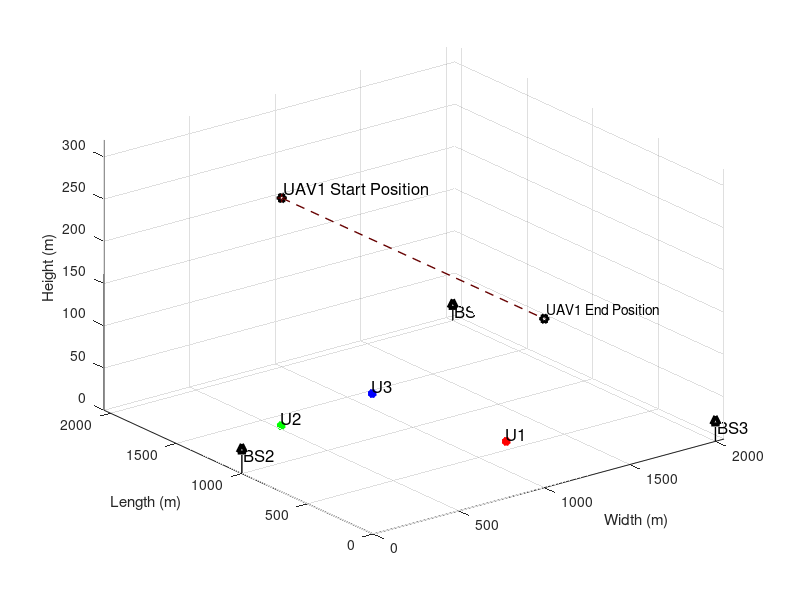

MATLAB code for this plot: (Note: this script raises an error after producing the figure.)
clc;
clear variables;
close all;

%% Simulation Environment

enWidth = 2000;             % Simulation Environment Width (X axis)
enLength = 2000;            % Simulation Environment Length (Y axis)
enHeight = 320;             % Simulation Environment Height (Z axis)
maxHeighUAV = 300;          % Maximum Height of UAV
minHeighUAV = 50;           % Minimum Height of UAV
noUsers = 3;                % Number of Users
noBS = 3;                   % Number of Base Sations
noUAV = 1;                  % Number of UAVs

%% Ground Users, Base Stations and UAV Positions


for i=1:noUAV
    % UAV Start Position
    xUAV_S(i) = 1000;       % UAV start position in X axis
    yUAV_S(i) = enLength;   % UAV start position in Y axis
    zUAV_S(i) = 200;        % UAV start position in Z axis
    
    % UAV End Position
    xUAV_E(i) = 1000;       % UAV end position in X axis
    yUAV_E(i) = 0;          % UAV end position in Y axis
    zUAV_E(i) = 200;        % UAV end position in Z axis
end

% Initialization of UAV moving positions
for i=1:noUAV
    xUAV(i) = 1000;         % UAV position in X axis
    yUAV(i) = enLength;     % UAV position in Y axis
    zUAV(i) = zUAV_S(i);    % UAV position in Z axis
end

% BS positions in the environment
xBS = [2000,0,2000];        % BSs positions in X axis
yBS = [2000,1000,0];        % BSs positions in Y axis
zBS = [20, 30, 25];         % BSs positions in Z axis

% Ground Users' posision
for i=1:noUsers
    xUser(i) = randi([enWidth/4, 3*enWidth/4]);     % User position in X axis
    yUser(i) = randi([enLength/4, 3*enLength/4]);   % User position in Y axis
    zUser(i) = 0;                                   % User position in Z axis = 0
end

%% Figure plot in Initialization of Environment


% Ground User plotting
figure,
%userPlot = plot3(xUser,yUser,zUser,'k*','linewidth',3); hold on;
userColorCode = ['r*';'g*';'b*'];
for o=1:noUsers
    userPlot(o) = plot3(xUser(o),yUser(o),zUser(o),userColorCode(o,:),'linewidth',3); 
    hold on;
end
for o=1:noUsers
    textUsers(o) = text(xUser(o)-10,yUser(o)-10,zUser(o)+10,['U',num2str(o)],'FontSize', 12);
    %textUsAngle(o) = text(xUser(o)+10,yUser(o)+10,['U_{\theta_{',num2str(o),'}}'],'FontSize', 12);
end

% UAVs Plotting
uavColorCode = ['kh'];
for o=1:noUAV
    plot3(xUAV_S(o), yUAV_S(o), zUAV_S(o), uavColorCode(o,:),'linewidth', 3);
end
for o=1:noUAV
    text(xUAV_S(o) + 20, yUAV_S(o) + 10, zUAV_S(o) + 10,['UAV',num2str(o),' Start Position'],'FontSize', 12);
end

for o=1:noUAV
    plot3(xUAV_E(o), yUAV_E(o), zUAV_E(o), uavColorCode(o,:),'linewidth', 3);
end
for o=1:noUAV
    text(xUAV_E(o) + 20, yUAV_E(o) + 10, zUAV_E(o) + 10,['UAV',num2str(o),' End Position']);
end

% BSs Plotting
bsColorCode = ['k^';'k^';'k^'];
for o=1:noBS
    plot3(xBS(o), yBS(o), zBS(o), bsColorCode(o,:),'linewidth', 3);
end
for o=1:noBS
    plot3([xBS(o) xBS(o)], [yBS(o) yBS(o)],[zBS(o) 0], 'k-','linewidth', 1); drawnow
    text(xBS(o) + 20, yBS(o) + 10, zBS(o) - 10,['BS', num2str(o)],'FontSize', 12);
end

% Plotting LoS Channel between BSs and UAVs
% bsColorCodeLine = ['k:';'k:';'k:'];
% for i = 1:noUAV
%     for directBS = 1:noBS
%         plot3([xUAV(i) xBS(directBS)], [yUAV(i) yBS(directBS)],[zUAV(i) zBS(directBS)], bsColorCodeLine(directBS,:),'linewidth', 1.5); drawnow
%     end
% end

% % Plotting LoS Channel between users and UAVs
% userColorCodeLine = ['r-.';'g-.';'b-.'];
% for i = 1:noUAV
%     for directUsers = 1:noUsers
%         plot3([xUAV(i) xUser(directUsers)], [yUAV(i) yUser(directUsers)],[zUAV(i) zUser(directUsers)], userColorCodeLine(directUsers,:),'linewidth', 1); drawnow
%     end
% end

% Plotting UAV default path
for i = 1:noUAV
    plot3([xUAV_S(i) xUAV_E(i)], [yUAV_S(i) yUAV_E(i)],[zUAV_S(i) zUAV_E(i)], '--', 'Color', '#660000' ,'linewidth', 1); drawnow
end

mx = (zUAV_S - zUAV_E)/(yUAV_S - yUAV_E);
c = zUAV_S - mx*yUAV_S;

% 3D Plot labels
xlim([0 2050])
ylim([0 2050])
zlim([0 320])
xlabel('Width (m)');
ylabel('Length (m)');
zlabel('Height (m)');
grid on; hold on; drawnow

%% Information for path loss model

eta = 2.5;              % Path Loss Component
b_0dB = -50;            % Reference Channel Gain in dB
b_0 = db2pow(b_0dB);    % Reference Channel Gain in linear scale
k = 0.01;               % Additional attenuation for NLoS

%% Infromation for Rician Fading Model

% Rician factor
K_min = 4;      % K_min value in dB
K_max = 12;     % K_max value in dB

A1 = db2pow(K_min);
A2 = (2/pi)*log((db2pow(K_max))/A1);

%N = 10^5;
g = sqrt(1/2)*(randn(1,1)+1i*randn(1,1));


%% Simulation
index = 1;
for j = enLength:-50:0
    for i=1:noUAV
        zUAV(i) = mx*j + c;
        yUAV(i) = j;
        plot3(xUAV(i),  yUAV(i),  zUAV(i), '+','Color','#660000','linewidth', 1);hold on;

        
        for bm=1:noBS
            % LoS distance between UAVs and BSs
            groundDisUAV_BS(i,bm) = sqrt((xUAV(i)-xBS(bm))^2 + (yUAV(i)-yBS(bm))^2);
            DisUAV_BS(i,bm) = sqrt(groundDisUAV_BS(i,bm)^2 + (zBS(bm)-zUAV(i))^2);
            
            % Elavation Angle in radiant between UAVs and Users
            angleUAV_BS(i,bm) = atan(abs(zBS(bm)-zUAV(i))/groundDisUAV_BS(i,bm))*(180/pi);
            
            PLoS_BS(index,i,bm) = 1/(1+(10*exp(-0.6*(angleUAV_BS(i,bm)-10))));
            
            pow_LoS_BS = b_0*(DisUAV_BS(i,bm)^(-eta));
            
            
            % Angle depend rician factor
            K_UAV_BS(i,bm) = A1*exp(A2*angleUAV_BS(i,bm)*(pi/180));
            
            g_UAV_BS(i,bm) = sqrt(K_UAV_BS(i,bm)/(1+K_UAV_BS(i,bm)))*g + sqrt(1/(1+K_UAV_BS(i,bm)))*g;
            
            h_UAV_BS(index,i,bm) = sqrt(pow_LoS_BS)*g_UAV_BS(i,bm);
            
            h_UAV_BS_dB(index,i,bm) = pow2db(abs(h_UAV_BS(index,i,bm))^2);
            
        end
        
        
        for m=1:noUsers
            % LoS distance between UAVs and Users
            groundDisUAV_User(i,m) = sqrt((xUAV(i)-xUser(m))^2 + (yUAV(i)-yUser(m))^2);
            DisUAV_User(i,m) = sqrt(groundDisUAV_User(i,m)^2 + zUAV(i)^2);
            
            % Elavation Angle in radiant between UAVs and Users
            angleUAV_User(i,m) = atan(zUAV(i)/groundDisUAV_User(i,m))*(180/pi);
            
            
            PLoS(index,i,m) = 1/(1+(10*exp(-0.6*(angleUAV_User(i,m)-10))));
            
            pow_LoS = b_0*(DisUAV_User(i,m)^(-eta));
            
            
            % Angle depend rician factor
            K_UAV_User(i,m) = A1*exp(A2*angleUAV_User(i,m)*(pi/180));
            
            g_UAV_User(i,m) = sqrt(K_UAV_User(i,m)/(1+K_UAV_User(i,m)))*g + sqrt(1/(1+K_UAV_User(i,m)))*g;
            
            h_UAV_Users(index,i,m) = sqrt(pow_LoS)*g_UAV_User(i,m);
            
            h_UAV_Users_dB(index,i,m) = pow2db(abs(h_UAV_Users(index,i,m))^2);
           
        end
        
        % Power coefficeints calculation for users
        pow_coef_array_ch(index,:) = findPowCoeff(abs(h_UAV_Users(index,i,:)),noUsers);
        
        % Achievable Rate Calculations for Users
        achievableRate_ch(index,:) = findAchievableRate(h_UAV_Users(index,i,:),pow_coef_array_ch(index,:),noUsers);
        
        % Achievable Rate Calculations for BSs
        %achievableRate_BS(index,:) = findAchievableRate_BS(h_UAV_BS(index,i,:),noBS);
        
        % Achievable Rate Calculations for Users in SWIPT model
        achievableRate_ch_SWIPT(index,:) = findAchievableRate_SWIPT(h_UAV_Users(index,i,:),h_UAV_BS(index,i,:),pow_coef_array_ch(index,:),noUsers);
        
        minRate = min(achievableRate_ch_SWIPT(index,:));
        if index>1 && index<41
            updatedPosition = positionUpdate_PSO(up_xUAV(index-1,i),up_yUAV(index-1,i),up_zUAV(index-1,i),xBS,yBS,zBS,minRate,noUsers,xUser,yUser,g,noBS);
            up_xUAV(index,i) = up_xUAV(index-1,i) + updatedPosition.position(1);
            up_zUAV(index,i) = up_zUAV(index-1,i) + updatedPosition.position(2);
            up_yUAV(index,i) = yUAV(i);
        else
            up_xUAV(index,i) = xUAV(i);
            up_yUAV(index,i) = yUAV(i);
            up_zUAV(index,i) = zUAV(i);
        end
        plot3(up_xUAV(index,i),  up_yUAV(index,i),  up_zUAV(index,i), 'mh','linewidth', 0.5);hold on;
        
        if index>1 
            plot3([up_xUAV(index-1,i) up_xUAV(index,i)], [up_yUAV(index-1,i) up_yUAV(index,i)],[up_zUAV(index-1,i) up_zUAV(index,i)], 'm-','linewidth', 0.5); drawnow
        end
       % updatedPosition.minRate
        % LoS distance between UAVs and BSs
        for bm=1:noBS
            groundDisUAV_BS_Up(i,bm) = sqrt((up_xUAV(index,i)-xBS(bm))^2 + (up_yUAV(index,i)-yBS(bm))^2);
            DisUAV_BS_Up(i,bm) = sqrt(groundDisUAV_BS_Up(i,bm)^2 + (zBS(bm)-up_zUAV(index,i))^2);
            
            % Elavation Angle in radiant between UAVs and Users
            angleUAV_BS_Up(i,bm) = atan(abs(zBS(bm)-up_zUAV(index,i))/groundDisUAV_BS_Up(i,bm))*(180/pi);
            
            PLoS_BS_Up(index,i,bm) = 1/(1+(10*exp(-0.6*(angleUAV_BS_Up(i,bm)-10))));
            
            pow_LoS_BS_Up = b_0*(DisUAV_BS_Up(i,bm)^(-eta));
            pow_NLoS_BS_Up = k*b_0*(DisUAV_BS_Up(i,bm)^(-eta));
            Ch_pow_LoS_BS_Up(index,i,bm) = pow2db(pow_LoS_BS_Up); 
            Ch_pow_NLoS_BS_Up(index,i,bm) = pow2db(pow_NLoS_BS_Up);
            
            % Expected Path Loss Channel gain
            E_bd_BS_Up = PLoS_BS_Up(index,i,bm)*pow_LoS_BS_Up + (1 - PLoS_BS_Up(index,i,bm))*pow_NLoS_BS_Up;
            E_bd_dB_BS_Up(index,i,bm) = pow2db(E_bd_BS_Up); % in dB
            
            % Angle depend rician factor
            K_UAV_BS_Up(i,bm) = A1*exp(A2*angleUAV_BS_Up(i,bm)*(pi/180));
            
            g_UAV_BS_Up(i,bm) = sqrt(K_UAV_BS_Up(i,bm)/(1+K_UAV_BS_Up(i,bm)))*g + sqrt(1/(1+K_UAV_BS_Up(i,bm)))*g;
            
            h_UAV_BS_Up(index,i,bm) = sqrt(pow_LoS_BS_Up)*g_UAV_BS_Up(i,bm);
            
            h_UAV_BS_dB_Up(index,i,bm) = pow2db(abs(h_UAV_BS_Up(index,i,bm))^2);
            
        end
        
        % LoS distance between UAVs and Users
        for m=1:noUsers
            groundDisUAV_User_Up(i,m) = sqrt((up_xUAV(index,i)-xUser(m))^2 + (up_yUAV(index,i)-yUser(m))^2);
            DisUAV_User_Up(i,m) = sqrt(groundDisUAV_User_Up(i,m)^2 + up_zUAV(index,i)^2);
            
            % Elavation Angle in radiant between UAVs and Users
            angleUAV_User_Up(i,m) = atan(up_zUAV(index,i)/groundDisUAV_User_Up(i,m))*(180/pi);
            
            
            PLoS_Up(index,i,m) = 1/(1+(10*exp(-0.6*(angleUAV_User_Up(i,m)-10))));
            
            pow_LoS_Up = b_0*(DisUAV_User_Up(i,m)^(-eta));
            pow_NLoS_Up = k*b_0*(DisUAV_User_Up(i,m)^(-eta));
            Ch_pow_LoS_Up(index,i,m) = pow2db(pow_LoS_Up); 
            Ch_pow_NLoS_Up(index,i,m) = pow2db(pow_NLoS_Up);
            
            % Expected Path Loss Channel gain
            E_bd_Up = PLoS_Up(index,i,m)*pow_LoS_Up + (1 - PLoS_Up(index,i,m))*pow_NLoS_Up;
            E_bd_dB_Up(index,i,m) = pow2db(E_bd_Up); % in dB
            
            
            % Angle depend rician factor
            K_UAV_User_Up(i,m) = A1*exp(A2*angleUAV_User_Up(i,m)*(pi/180));
            
            g_UAV_User_Up(i,m) = sqrt(K_UAV_User_Up(i,m)/(1+K_UAV_User_Up(i,m)))*g + sqrt(1/(1+K_UAV_User_Up(i,m)))*g;
            
            h_UAV_Users_Up(index,i,m) = sqrt(pow_LoS_Up)*g_UAV_User_Up(i,m);
            
            h_UAV_Users_dB_Up(index,i,m) = pow2db(abs(h_UAV_Users_Up(index,i,m))^2);
           
        end

%         %%%%%%%%%%%%%%%%%%%%%%%%%%%%%%%%%%%%%%%%%%%%%%%%%%%%%%%%%%%%%%%%%%%%%%%%%%%%%%%%%%%%%%%%%%%%%%%%%
        % Power coefficeints calculation for users
        pow_coef_array_ch_Up(index,:) = findPowCoeff(abs(h_UAV_Users_Up(index,i,:)),noUsers);
        
        % Achievable Rate Calculations for Users
        achievableRate_ch_Up(index,:)= findAchievableRate(h_UAV_Users_Up(index,i,:),pow_coef_array_ch_Up(index,:),noUsers);
        
        % Achievable Rate Calculations for BSs
        achievableRate_BS_Up(index,:) = findAchievableRate_BS(h_UAV_BS_Up(index,i,:),noBS);
        
        % Achievable Rate Calculations for Users in SWIPT model
        achievableRate_ch_SWIPT_Up(index,:) = findAchievableRate_SWIPT(h_UAV_Users_Up(index,i,:),h_UAV_BS_Up(index,i,:),pow_coef_array_ch_Up(index,:),noUsers);
        
        minAchRate(index) = min(achievableRate_ch(index,:));
        minAchRate_Up(index) = min(achievableRate_ch_Up(index,:));
        
        minAchRate_SWIPT(index) = min(achievableRate_ch_SWIPT(index,:));
        minAchRate_Up_SWIPT(index) = min(achievableRate_ch_SWIPT_Up(index,:));
        
    end
    index = index +1;
end


steps = 1:index-1;
stepLim = index-1;
%%%%%%%%%%%%%%%%%%%%%%%%%%%%%%%%%%%%%%%%%%%%%%%%%%%%%%%%%%%%%%%%%%%%%%%%%%%%%%%%%%%%%%%%%%%%%%%%%%%%%%%%%%%%%%%%%%%%%%%%%%%%%%%%%%%%%%%%%%%%%%
% Achievable rate for Users
figure;
plot(steps,achievableRate_ch(:,1),'r--^','linewidth', 1);hold on;
plot(steps,achievableRate_ch_Up(:,1),'r-^','linewidth', 1);hold on;

plot(steps,achievableRate_ch(:,2),'g--square','linewidth', 1);
plot(steps,achievableRate_ch_Up(:,2),'g-square','linewidth', 1);

plot(steps,achievableRate_ch(:,3),'b--diamond','linewidth', 1);
plot(steps,achievableRate_ch_Up(:,3),'b-diamond','linewidth', 1);

title('Achievable Rate for GUs in each Step (With Channel based Power Coefficeints)')
xlim([1 stepLim])
%ylim([0 1])
xlabel('Steps')
ylabel('Achievable Rate in bps')
legend('GU 1 (Predefined Trajectory)','GU 1 (Optimized Trajectory)', 'GU 2 (Predefined Trajectory)', 'GU 2 (Optimized Trajectory)', 'GU 3 (Predefined Trajectory)', 'GU 3 (Optimized Trajectory)');
grid on;
% 

%%%%%%%%%%%%%%%%%%%%%%%%%%%%%%%%%%%%%%%%%%%%%%%%%%%%%%%%%%%%%%%%%%%%%%%%%%%%%%%%%%%%%%%%%%%%%%%%%%%%%%%%%%%%%%%%

figure;
plot(steps,achievableRate_ch_SWIPT(:,1),'r--^','linewidth', 1);hold on;
plot(steps,achievableRate_ch_SWIPT_Up(:,1),'r-^','linewidth', 1);hold on;

plot(steps,achievableRate_ch_SWIPT(:,2),'g--square','linewidth', 1);
plot(steps,achievableRate_ch_SWIPT_Up(:,2),'g-square','linewidth', 1);

plot(steps,achievableRate_ch_SWIPT(:,3),'b--diamond','linewidth', 1);
plot(steps,achievableRate_ch_SWIPT_Up(:,3),'b-diamond','linewidth', 1);

title('Achievable Rate for GUs in each Step in SWIPT Model (With Channel based Power Coefficeints)')
xlim([1 stepLim])
%ylim([0 1])
xlabel('Steps')
ylabel('Achievable Rate in bps')
legend('GU 1 (Predefined Trajectory)','GU 1 (Optimized Trajectory)', 'GU 2 (Predefined Trajectory)', 'GU 2 (Optimized Trajectory)', 'GU 3 (Predefined Trajectory)', 'GU 3 (Optimized Trajectory)');
grid on;

%%%%%%%%%%%%%%%%%%%%%%%%%%%%%%%%%%%%%%%%%%%%%%%%%%%%%%%%%%%%%%%%%%%%%%%%%%%%%%%%%%%%%%%%%%%%%%%%%%%%%%%%%%%%%%%%%%%%%%%%

figure;
plot(steps,minAchRate_SWIPT(:),'-->','Color','#660000','linewidth', 1);hold on;

plot(steps,minAchRate_Up_SWIPT(:),'m->','linewidth', 1);

title('Minimum Achievable Rate of the Downlink NOMA Network in each Step in SWIPT-Enabled Model (With Channel based Power Coefficeints)')
xlim([1 stepLim])
%ylim([0 1])
xlabel('Steps')
ylabel('Achievable Rate in bps')
legend('Minimum Rate (Predefined Trajectory)', 'Minimum Rate (Optimized Trajectory)');
grid on;

